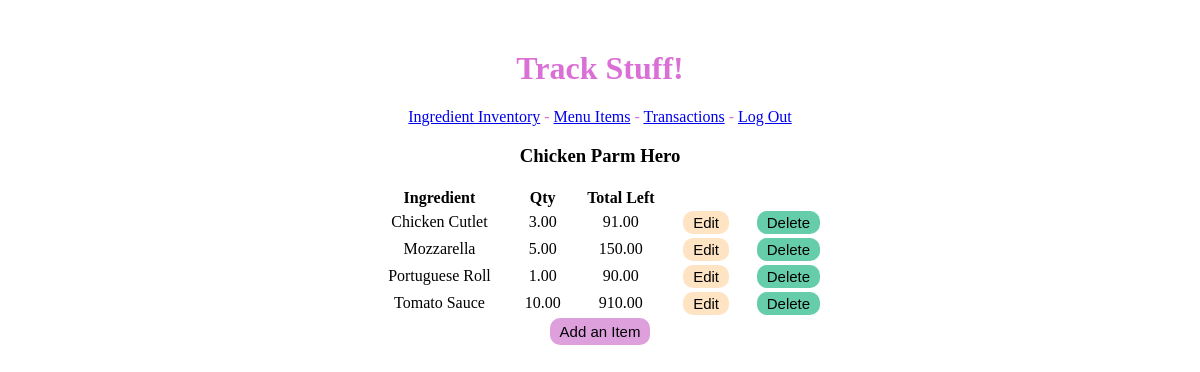
The page /menulist/Chicken Parm Hero/recipe/ (signed in) on the database as committed earlier.
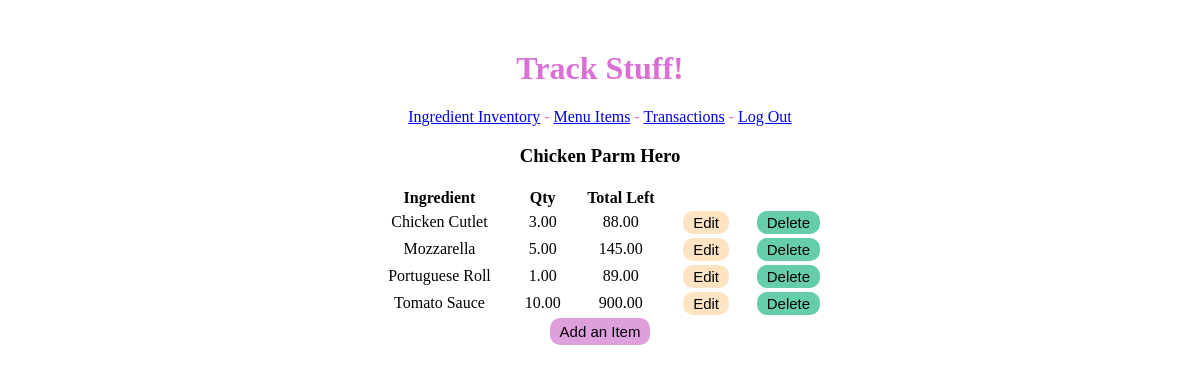
The same page on the database as committed later.
### inventory/models.py (models this page shows, shortened)
class RecipeRequirement(models.Model):
    menu_item = models.ForeignKey(MenuItem, on_delete=models.CASCADE)
    ingredient = models.ForeignKey(Ingredient, on_delete=models.CASCADE)
    amount_used = models.DecimalField(max_digits=10, decimal_places=2)

class Ingredient(models.Model):
    name = models.CharField(max_length=50)
    unit_price = models.DecimalField(max_digits=10, decimal_places=2)
    total_quantity = models.DecimalField(max_digits=10, decimal_places=2)
    unit_of_measure = models.CharField(max_length=10, blank=True)
    value = models.DecimalField(max_digits=10, decimal_places=2, blank=True, null=True)

### inventory/views.py (the view)
# urls.py: path("menulist/<menuitem>/recipe/", views.MenuItemRecipeList.as_view(), name='recipe_list'), # Can now use <menuitem> within tmeplate
class MenuItemRecipeList(LoginRequiredMixin, ListView):
    template_name = 'inventory/recipe_by_menuitem.html'
    model = RecipeRequirement
    def get_queryset(self):
        self.menuitem = get_object_or_404(MenuItem, name=self.kwargs['menuitem']) # kwargs pulls the url tag
        return RecipeRequirement.objects.filter(menu_item=self.menuitem)
    def get_context_data(self, **kwargs):
        context = super().get_context_data(**kwargs)
        context['menuitem'] = self.menuitem
        return context

### inventory/models.py (called while the page is built)
    def __str__(self):
        return self.name

### inventory/templates/inventory/recipe_by_menuitem.html
{% extends 'inventory/base.html' %}
{% load static %}
{% block head %}
    <link rel="stylesheet" href="{% static 'inventory/style.css' %}">
{% endblock %}
{% block content %}
    <h3>{{ menuitem }}</h3>
    <table style="margin:0px auto; width: 40%">
        <tr>
        <th>Ingredient</th><th>Qty</th><th>Total Left</th><th>{{menu_item}}</th>
        </tr>
        {% for item in object_list %}
            <tr>
            <td>{{item.ingredient.name}}</td><td>{{item.amount_used}}</td><td>{{item.ingredient.total_quantity}}</td>
            <td><a href="{% url 'recipe_item_update' item.menu_item item.id %}"><button class="Edit">Edit</button></a></td>
            <td><a href="{% url 'recipe_item_delete' item.menu_item item.id %}"><button class ="Delete">Delete</button></a></td>
            </tr>
        {% endfor %}
    </table>
    <a href="{% url 'recipe_update' menuitem %}"><button class='Submit'>Add an Item</button></a>
{% endblock %}

Rows that differ between the two databases and show on the page:
changed through a linked row, RecipeRequirement "Chicken Cutlet": ingredient.total_quantity "91.00" → "88.00"
changed through a linked row, RecipeRequirement "Mozzarella": ingredient.total_quantity "150.00" → "145.00"
changed through a linked row, RecipeRequirement "Portuguese Roll": ingredient.total_quantity "90.00" → "89.00"
changed through a linked row, RecipeRequirement "Tomato Sauce": ingredient.total_quantity "910.00" → "900.00"
